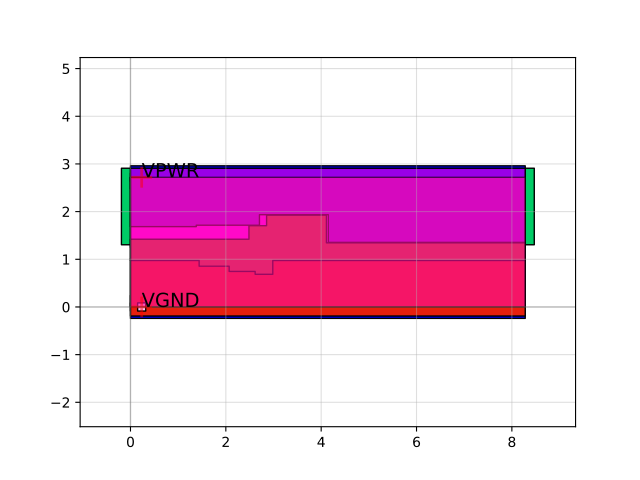

Write Python code to recreate this figure.
import sky130

c = sky130.components.sky130_fd_sc_hd__dlrbn_2()
c.plot()
